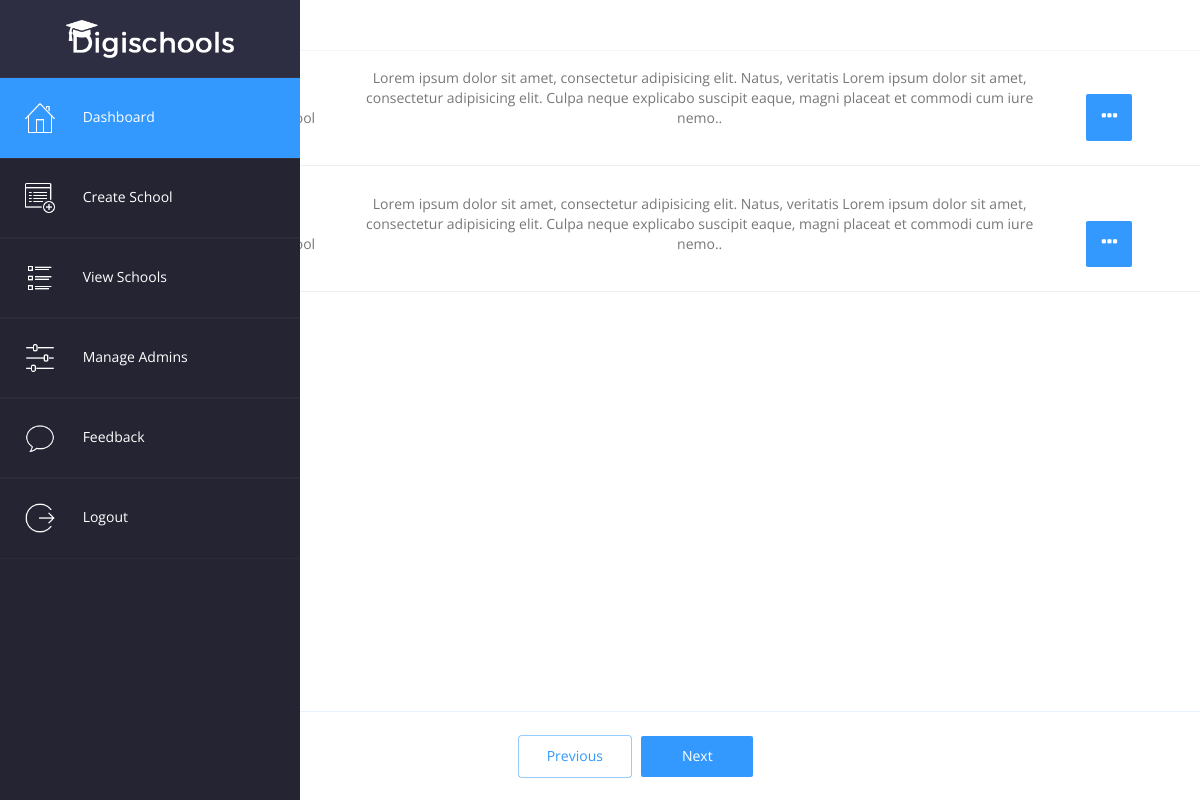
The app's page /dashboard/feedback (signed in) with its own data.
### tables this page shows
CREATE TABLE `feedback` (
  `id` int(11) NOT NULL,
  `body` text NOT NULL,
  `status` enum('fresh','treated','closed') NOT NULL DEFAULT 'fresh',
  `school_id` int(11) NOT NULL
);

### app/controllers/DashboardController.php (called while the page is built, shortened)
<?php
class DashboardController extends Controller
{
    public function __construct()
    {
        $this->layout = "dashboard-layout";
        $this->view->title = "Dashboard";
        $this->view->sidebar = VIEW_INCLUDE_PATH . 'sidebar.php';
        $this->view->menu = 0;
    }
    public function feedback()
    {
        $this->view->title = "Feedback";
        $this->view->css = ['feedback', 'font-awesome.min'];
        $this->view->js = ['feedback'];
        $feedbackModel = new FeedbackModel;
        $this->view->allFeedback = $feedbackModel->getFeedback();
        $this->view->render('dashboard/feedback', $this->layout);
    }
}

### app/core/App.php (called while the page is built, shortened)
<?php
class App
{
    protected $controller = 'dashboard';
    protected $method = 'index';
    public function __construct()
    {
        $url = $this->__parseURL();
        if (file_exists(APP_ROOT . 'controllers/' . ucfirst($url[0]) . 'Controller.php')) {
            $this->controller = $url[0];
            unset($url[0]);
        }
        $this->controller = ucfirst($this->controller) . 'Controller';
        $this->controller = 'App\Controllers\\' . $this->controller;
        $this->controller = new $this->controller;
        $url = $this->__checkControllerMethod($url, (int)isset($url[1]));
        $this->args = $url ? array_values($url) : [];
        call_user_func_array([$this->controller, $this->method], $this->args);
    }
    private function __checkControllerMethod($url, $index)
    {
        $url[$index] = _cleanUpDashes($url[$index]);
        if (method_exists($this->controller, $url[$index])) {
            $this->method = $url[$index];
            unset($url[$index]);
        } else
            $url = $this->__methodInExistent();
        return $url;
    }
    private function __parseURL()
    {
        if (isset($_GET['url'])) {
            $url = rtrim($_GET['url'], '/');
            $url = filter_var($url, FILTER_SANITIZE_URL);
            $url = explode('/', $url);
            if (count($url) > 0) {
                $url[0] = _cleanUpDashes($url[0]);
            }
            return $url;
        }
    }
}

### index.php (called while the page is built, shortened)
<?php
$app = new App\Core\App;

### app/lib/Classes/Database.php (called while the page is built, shortened)
<?php
class Database
{
    private $conn;
    public function __construct()
    {
        try {
            $this->conn = new \PDO('mysql:host=' . DB_HOST . ';dbname=' . DB_NAME . ';charset=utf8',
                DB_USERNAME, DB_PASSWORD);
            $this->conn->setAttribute(\PDO::ATTR_ERRMODE, \PDO::ERRMODE_EXCEPTION);
        } catch (\PDOException $e) {
            $err = new _ErrorController;
            $err->index(500, $e->getMessage());
            die();
        }
    }
    public function query($query, $bindings = false)
    {
        try {
            $stmt = $this->conn->prepare($query);
            if ($bindings) $stmt->execute($bindings);
            else $stmt->execute();
            $stmt->setFetchMode(\PDO::FETCH_ASSOC);
            return $stmt;
        } catch (\PDOException $e) {
            return false;
        }
    }
}

### app/models/FeedbackModel.php (called while the page is built, shortened)
<?php
class FeedbackModel extends Model
{
  private $tableName;
  public function __construct()
  {
    $this->tableName = "feedback";
  }
  public function getFeedback($id = null, $limit = 15)
  {
    if (!$id) {
      $query = "SELECT {$this->tableName}.body, {$this->tableName}.status, schools.name AS school_name FROM {$this->tableName
} INNER JOIN schools ON {$this->tableName}.school_id = schools.id LIMIT  {$limit}";
      $result = $this->db->query($query, ["limit" => $limit]);
    } else {
      $query = "SELECT {$this->tableName}.body, {$this->tableName}.status, schools.name AS school_name FROM {$this->tableName
} INNER JOIN schools ON {$this->tableName}.school_id = schools.id WHERE id=:id LIMIT {$limit}";
      $result = $this->db->query($query, ["id" => $id, "limit" => $limit]);
    }
    return $result->rowCount() > 0 ? $result->fetchAll() : [];
  }
}

### app/core/Model.php (called while the page is built, shortened)
<?php
class Model
{
  public function __construct()
  {
    $this->db = new Database;
  }
}

### app/lib/helpers/__autoloader.php (called while the page is built, shortened)
<?php
spl_autoload_register(function($className){
  $className = preg_replace('/\\\/', DIRECTORY_SEPARATOR, $className);
});

### app/views/dashboard/feedback.php (the view, shortened to what this page needs)
<div class="feedback-body-content">
  <div class="centered-view">
    <div class="top-section">
      <div class="body-section">
        <?php if ( $this->allFeedback ): ?>
          <?php $i = 1; ?>
          <?php foreach($this->allFeedback as $feedback): ?>
          <div class="feedback-row">
            <div class="serialNo"> <?= $i++; ?></div>
            <div class="SchoolName"><?= $feedback['school_name']; ?></div>
            <div class="excerpt"> <?= $feedback["body"]; ?> </div>
            <div class="action">
              <button class="rowAction moreAction"><i class="iAction fa fa-ellipsis-h"></i></button>
            </div>
          </div>
          <?php endforeach; ?>
        <?php endif; ?>
      </div>
    </div>
  </div>
  <div class="button-switcher-wrapper">
    <div class="button-switchers">
      <button class="previous" disabled>Previous</button>
      <button class="next">Next</button>
    </div>
  </div>
</div>

### assets/css/style.css (style rules this page uses)
html,body { position:relative;width:100%;height:100%;padding:0;margin:0;overflow-x:hidden }
body { font-family:'Open Sans', sans-serif }

### assets/css/feedback.css (style rules this page uses)
body { color:#777 }
.feedback-body-content { overflow:auto;min-height:100% !important;background:#F7F7FF;position:absolute;width:94% }
.centered-view { overflow:auto;position:absolute;width:auto;height:auto;margin-top:0px;top:5%;bottom:0%;left:0%;right:0%;background:white;box-shadow:0px 0px 5px .1px #eee;padding-bottom:100px }
.centered-view .body-section { overflow:auto }
.centered-view .body-section button { padding:0 !important }
.centered-view .body-section .feedback-row { border-bottom:1px solid #eee;overflow:auto }
.centered-view .body-section .feedback-row .borrowFromMe,.centered-view .body-section .feedback-row .serialNo,.centered-view .body-section .feedback-row .SchoolName,.centered-view .body-section .feedback-row .excerpt { display:inline-block;text-align:center;padding-top:1.5em;padding-bottom:1.5em }
.centered-view .body-section .feedback-row .serialNo { width:5%;padding-top:3.5em !important }
.centered-view .body-section .feedback-row .SchoolName { width:20% }
.centered-view .body-section .feedback-row .excerpt { width:60%;padding-top:2em !important }
.centered-view .body-section .feedback-row .action { width:12%;display:inline-block;padding-top:1.5em;padding-bottom:1.5em;text-align:center;margin:auto }
.centered-view .body-section .feedback-row .action button { display:inline;min-height:3.3em;min-width:3.3em;margin:.25em;display:inline;border:0;border-radius:2px;outline:0;box-shadow:none !important;background:#39f;color:white }
.centered-view .body-section .feedback-row .action button i { font-size:1.4em }
.button-switcher-wrapper { position:absolute;bottom:0;left:0;right:0;margin:auto;padding:2rem 3rem;background:white;box-shadow:0px -0.025px 0px 0.1px #39f }
.button-switcher-wrapper .button-switchers { text-align:center }
.button-switcher-wrapper .button-switchers button { width:8em;margin:.25em;display:inline;background:white;border:0;border-radius:2px;padding:.75em 2em;box-shadow:0px 0px 0px 0.5px #39f;outline:0 }
.button-switcher-wrapper .button-switchers .previous { color:#39f }
.button-switcher-wrapper .button-switchers .next { box-shadow:none !important;background:#39f;color:white }

### records on screen
feedback: body "Lorem ipsum dolor sit amet, consectetur adipisicing elit. Natus, veritatis Lorem ipsum dolor sit amet, consectetur adipisicing elit. Culpa neque explicabo suscipit eaque, magni placeat et commodi cum iure nemo.."
feedback: body "Lorem ipsum dolor sit amet, consectetur adipisicing elit. Natus, veritatis Lorem ipsum dolor sit amet, consectetur adipisicing elit. Culpa neque explicabo suscipit eaque, magni placeat et commodi cum iure nemo.."
